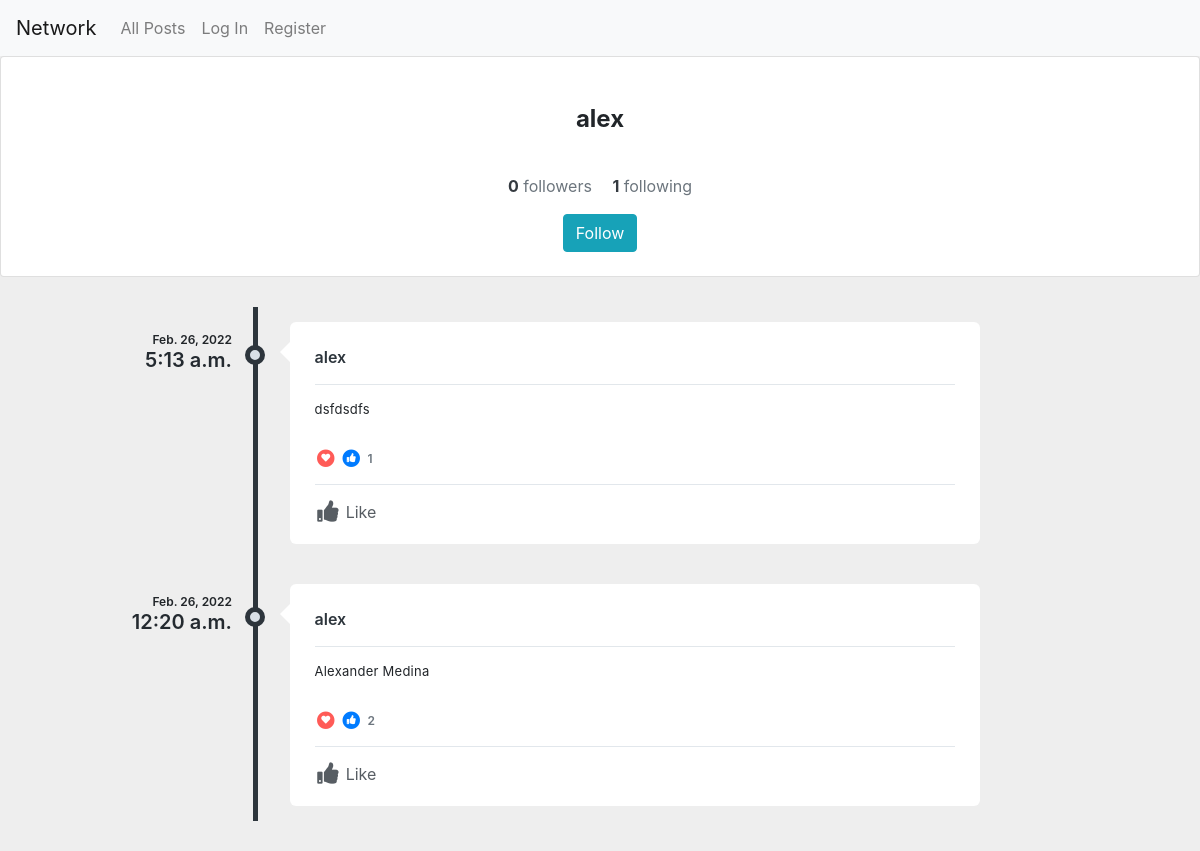
Before: /alex/ with the older database file.
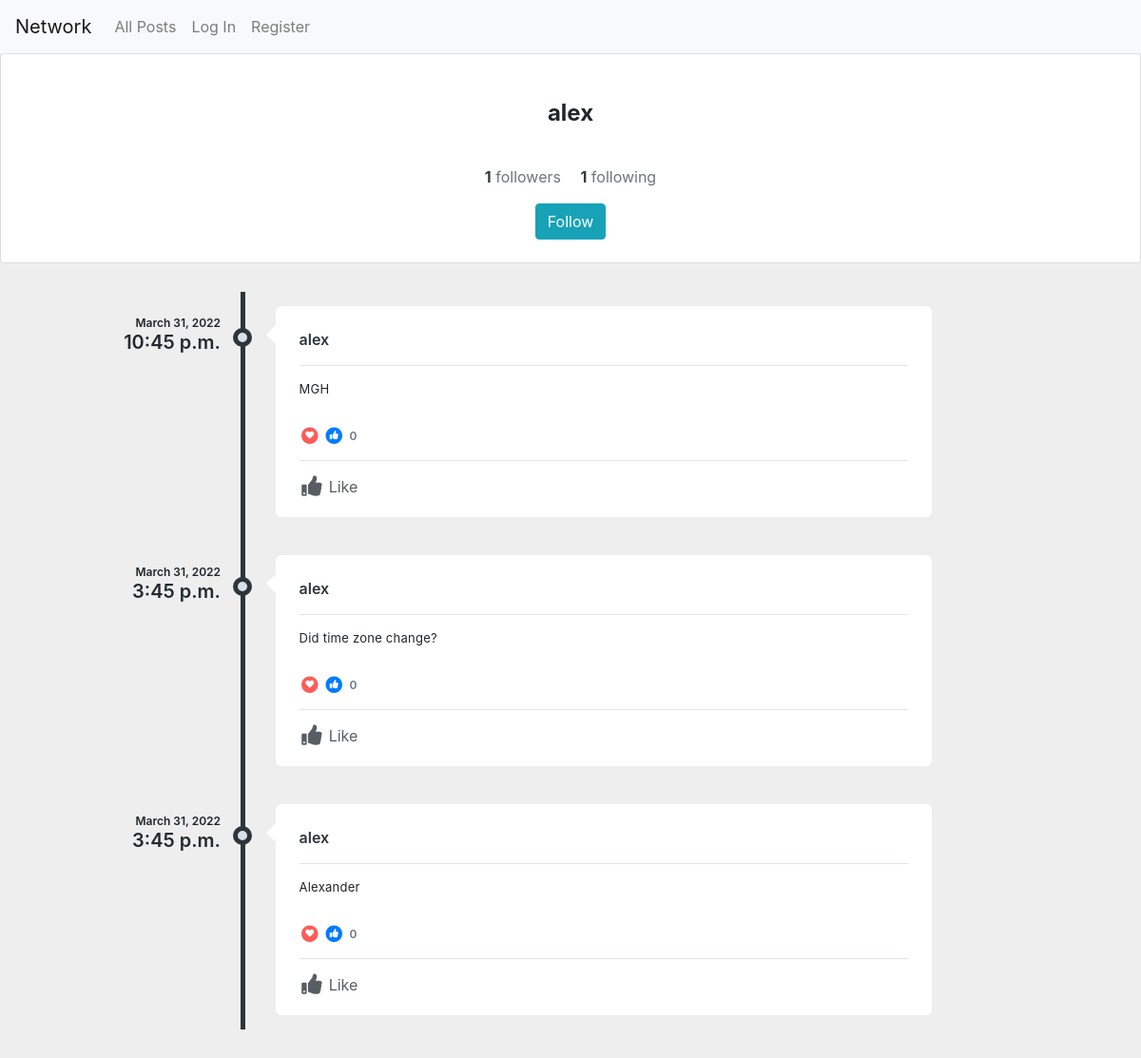
After: the same page with the newer database file.
### network/models.py (models this page shows, shortened)
class User(AbstractUser):
    pass

class Posts(models.Model):
    person = models.ForeignKey(User, on_delete=models.CASCADE)
    post = models.CharField(max_length=280)
    timestamp = models.DateTimeField(auto_now_add=True)
    likes = models.ManyToManyField(User, related_name= 'likes')
    def likes_as_flat_user_id_list(self):
        return self.likes.values_list('id', flat=True)

### network/views.py (the view)
# urls.py: path("<str:person_url>/", views.username, name="username"),
def username(request, person_url):
    if request.method == "GET":
        person = User.objects.filter(username = person_url)
        posts = Posts.objects.filter(person__username = person_url).order_by('-id')
        if Following.objects.filter(person__username = person_url).exists():
            following = Following.objects.filter(person__username = person_url ).values_list("following").count()
        else:
            following = 0
        if Following.objects.filter(following__username = person_url).exists():
            followers = Following.objects.filter(following__username = person_url).count()
        else:
            followers = 0
        userisfollowing = False
        if Following.objects.filter(person = request.user.id).exists():
            if Following.objects.filter(person = request.user.id, following__username = person_url).exists():
                userisfollowing = True
        return render(request, "network/userprofile.html", {"persons": person, "posts": posts, "followers": followers, "following":following, "userisfollowing": userisfollowing})

### network/templates/network/userprofile.html (shortened to what this page needs)
{% extends "network/layout.html" %}
{% load static %}
{% block body %}
<link href="https://cdnjs.cloudflare.com/ajax/libs/font-awesome/5.11.2/css/all.min.css" rel="stylesheet">
<main>
{% for person in persons %}
        <div class="card social-prof">
            <div class="container">
    <div class="text-center py-4">
      <div class="col-md-8 col-lg-6 col-xl-5 p-0 mx-auto">
        <h4 class="font-weight-bold my-4 justify-content-center  align-items-center">{{person.username}}</h4>
         <div class="container">
    <div class="d-flex  justify-content-center align-items-center py-3">
      <div>
        <a href="#" class="d-inline-block text-dark">
          <strong>{{followers}}</strong>
          <span class="text-muted">followers</span>
        </a>
        <a href="#" class="d-inline-block text-dark ml-3">
          <strong>{{following}}</strong>
          <span class="text-muted">following</span>
        </a>
      </div>
    </div>
  </div>
        </div>
{% if user.username == person.username  %}
{% else %}
{% if userisfollowing == True %}
<form action="{% url 'unfollow' person.username %}" method="post">
   {% csrf_token %}
<button type="submit" class="btn btn-info">Unfollow</button>
</form>
{% else %}
<form action="{% url 'follow' person.username %}" method="post">
<button type="submit" class="btn btn-info">Follow</button>
</form>
{% endif %}
{% endif %}
    </div>
  </div>
 </div>
 {% endfor %}
               <div class="profile-content">
               <div class="tab-content p-0">
                  <div class="tab-pane fade active show" id="profile-post">
                     <ul class="timeline">
                         {% for post in posts %}
                        <li>
                           <div class="timeline-time">
                              <span class="date">{{post.timestamp.date}}</span>
                              <span class="time">{{post.timestamp.time}}</span>
                           </div>
                           <div class="timeline-icon">
                              <a href="javascript:;">&nbsp;</a>
                           </div>
                           <div class="timeline-body">
                              <div class="timeline-header">
                                 <span class="username"><a href="javascript:;">{{post.person}}</a> <small></small></span>
                              </div>
                              <div class="timeline-content">
                                 <p data-id= "{{post.pk}}">
                                   {{post.post}}
                                 </p>
                              </div>
                              <div class="timeline-likes">
                                 <div class="stats">
                                    <span class="fa-stack fa-fw stats-icon">
                                    <i class="fa fa-circle fa-stack-2x text-danger"></i>
                                    <i class="fa fa-heart fa-stack-1x fa-inverse t-plus-1"></i>
                                    </span>
                                    <span class="fa-stack fa-fw stats-icon">
                                    <i class="fa fa-circle fa-stack-2x text-primary"></i>
                                    <i class="fa fa-thumbs-up fa-stack-1x fa-inverse"></i>
                                    </span>
                                    <span data-id= "{{post.pk}}6" class="stats-total">{{post.likes.count }} </span>
                                 </div>
                              </div>
                              <div class="timeline-footer">
                                 {% if request.user.id in post.likes_as_flat_user_id_list %}
                                 <a href="javascript:;" onclick="updatelike('{{post.pk}}')" data-id="{{post.pk}}7" class="alreadyliked m-r-15 text-inverse-lighter"><i class="fa fa-thumbs-up fa-fw fa-lg m-r-3"></i> Like</a>
                                 {% else %}
                                 <a href="javascript:;" onclick="updatelike('{{post.pk}}')" data-id="{{post.pk}}7" class="m-r-15 text-inverse-lighter"><i class="fa fa-thumbs-up fa-fw fa-lg m-r-3"></i> Like</a>
                                 {% endif %}
                              </div>
                           </div>
                           </li>
                           {% endfor%}
                        </ul>
</main>
{% endblock %}

### network/templates/network/layout.html (shortened to what this page needs)
{% load static %}
<!DOCTYPE html>
<html lang="en">
    <head>
<link rel="stylesheet" href="https://cdn.jsdelivr.net/npm/bootstrap@4.0.0/dist/css/bootstrap.min.css">
        <link href="{% static 'network/styles.css' %}" rel="stylesheet">
        <link rel="stylesheet" href="https://cdnjs.cloudflare.com/ajax/libs/font-awesome/4.7.0/css/font-awesome.min.css">
    </head>
    <body>
        <nav class="navbar navbar-expand-lg navbar-light bg-light">
            <a class="navbar-brand" href="#">Network</a>
          <div class="collapse navbar-collapse" id="navbarNavAltMarkup">
            <div>
              <ul class="navbar-nav mr-auto">
                <li class="nav-item">
                  <a class="nav-link" href="{% url 'index' %}">All Posts</a>
                </li>
                {% if user.is_authenticated %}
                    <li class="nav-item">
                        <a class="nav-link" href="{% url 'following' user.id %}">Following</a>
                    </li>
                    <li class="nav-item">
                        <a class="nav-link" href="{% url 'logout' %}">Log Out</a>
                    </li>
                {% else %}
                    <li class="nav-item">
                        <a class="nav-link" href="{% url 'login' %}">Log In</a>
                    </li>
                    <li class="nav-item">
                        <a class="nav-link" href="{% url 'register' %}">Register</a>
                    </li>
                {% endif %}
              </ul>
            </div>
            </div>
          </nav>
        <div class="body">
            {% block body %}
            {% endblock %}
        </div>
    </body>
</html>

### network/static/network/styles.css (style rules this page uses)
body { background:#eee; }
.b-minus-1, .b-minus-10, .b-minus-2, .b-minus-3, .b-minus-4, .b-minus-5, .b-minus-6, .b-minus-7, .b-minus-8, .b-minus-9, .b-plus-1, .b-plus-10, .b-plus-2, .b-plus-3, .b-plus-4, .b-plus-5, .b-plus-6, .b-plus-7, .b-plus-8, .b-plus-9, .l-minus-1, .l-minus-2, .l-minus-3, .l-minus-4, .l-minus-5, .l-minus-6, .l-minus-7, .l-minus-8, .l-minus-9, .l-plus-1, .l-plus-10, .l-plus-2, .l-plus-3, .l-plus-4, .l-plus-5, .l-plus-6, .l-plus-7, .l-plus-8, .l-plus-9, .r-minus-1, .r-minus-10, .r-minus-2, .r-minus-3, .r-minus-4, .r-minus-5, .r-minus-6, .r-minus-7, .r-minus-8, .r-minus-9, .r-plus-1, .r-plus-10, .r-plus-2, .r-plus-3, .r-plus-4, .r-plus-5, .r-plus-6, .r-plus-7, .r-plus-8, .r-plus-9, .t-minus-1, .t-minus-10, .t-minus-2, .t-minus-3, .t-minus-4, .t-minus-5, .t-minus-6, .t-minus-7, .t-minus-8, .t-minus-9, .t-plus-1, .t-plus-10, .t-plus-2, .t-plus-3, .t-plus-4, .t-plus-5, .t-plus-6, .t-plus-7, .t-plus-8, .t-plus-9 { position: relative!important }
.profile-content { padding: 25px; border-radius: 4px }
.profile-content:after, .profile-content:before { content: ''; display: table; clear: both }
.profile-content .tab-content, .profile-content .tab-pane { background: 0 0 }
.timeline { list-style-type: none; margin: 0; padding: 0; position: relative }
.timeline:before { content: ''; position: absolute; top: 5px; bottom: 5px; width: 5px; background: #2d353c; left: 20%; margin-left: -2.5px }
.timeline>li { position: relative; min-height: 50px; padding: 20px 0 }
.timeline .timeline-time { position: absolute; left: 0; width: 18%; text-align: right; top: 30px }
.timeline .timeline-time .date, .timeline .timeline-time .time { display: block; font-weight: 600 }
.timeline .timeline-time .date { line-height: 16px; font-size: 12px }
.timeline .timeline-time .time { line-height: 24px; font-size: 20px; color: #242a30 }
.timeline .timeline-icon { left: 15%; position: absolute; width: 10%; text-align: center; top: 40px }
.timeline .timeline-icon a { text-decoration: none; width: 20px; height: 20px; display: inline-block; border-radius: 20px; background: #d9e0e7; line-height: 10px; color: #fff; font-size: 14px; border: 5px solid #2d353c; transition: border-color .2s linear }
.timeline .timeline-body { margin-left: 23%; margin-right: 17%; background: #fff; position: relative; padding: 20px 25px; border-radius: 6px }
.timeline .timeline-body:before { content: ''; display: block; position: absolute; border: 10px solid transparent; border-right-color: #fff; left: -20px; top: 20px }
.timeline .timeline-body>div+div { margin-top: 15px }
.timeline .timeline-body>div+div:last-child { margin-bottom: -20px; padding-bottom: 20px; border-radius: 0 0 6px 6px }
.timeline-header { padding-bottom: 10px; border-bottom: 1px solid #e2e7eb; line-height: 30px }
.timeline-header .username { font-size: 16px; font-weight: 600 }
.timeline-header .username, .timeline-header .username a { color: #2d353c }
.timeline-content { letter-spacing: .25px; line-height: 18px; font-size: 13px }
.timeline-content:after, .timeline-content:before { content: ''; display: table; clear: both }
.timeline-footer { background: #fff; border-top: 1px solid #e2e7ec; padding-top: 15px }
.timeline-footer a:not(.btn) { color: #575d63 }
.timeline-likes { color: #6d767f; font-weight: 600; font-size: 12px }
.timeline-likes .stats-total { display: inline-block; line-height: 20px }
.timeline-likes .stats-icon { float: left; margin-right: 5px; font-size: 9px }
.timeline-likes .stats-icon+.stats-icon { margin-left: -2px }
.text-danger, .text-red { color: #ff5b57!important; }

Changed rows visible on the page:
removed Posts: timestamp "Feb. 26, 2022", timestamp.time "5:13 a.m.", person "alex", post "dsfdsdfs", likes.count "1"
removed Posts: timestamp "Feb. 26, 2022", timestamp.time "12:20 a.m.", person "alex", post "Alexander Medina", likes.count "2"
changed User "alex": followers "0" → "1"
added Posts: timestamp "March 31, 2022", timestamp.time "10:45 p.m.", person "alex", post "MGH", likes.count "0"
added Posts: timestamp "March 31, 2022", timestamp.time "3:45 p.m.", person "alex", post "Did time zone change?", likes.count "0"
added Posts: timestamp "March 31, 2022", timestamp.time "3:45 p.m.", person "alex", post "Alexander", likes.count "0"
